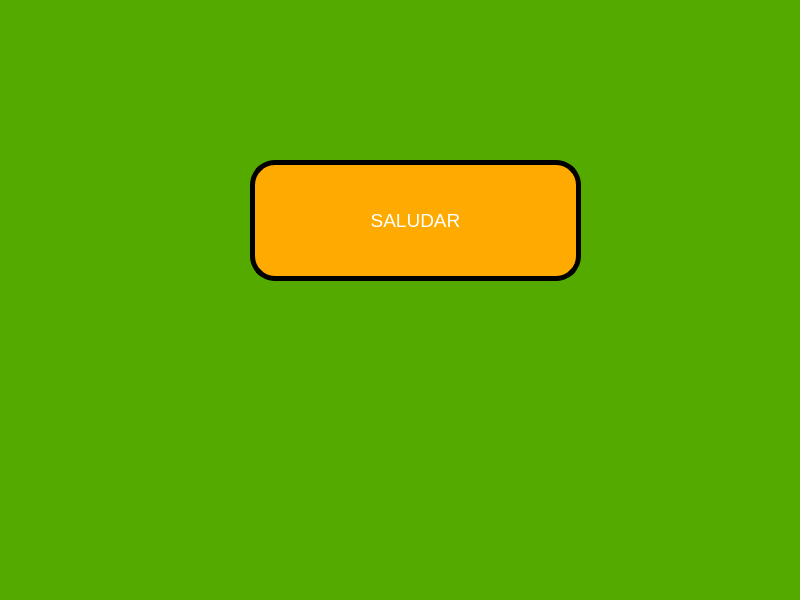
<?xml version="1.0" encoding="UTF-8"?>
<ui version="4.0">
 <class>MainWindow</class>
 <widget class="QMainWindow" name="MainWindow">
  <property name="geometry">
   <rect>
    <x>0</x>
    <y>0</y>
    <width>800</width>
    <height>600</height>
   </rect>
  </property>
  <property name="windowTitle">
   <string>MainWindow</string>
  </property>
  <property name="styleSheet">
   <string notr="true">background-color: rgb(85, 170, 0);</string>
  </property>
  <widget class="QWidget" name="centralwidget">
   <widget class="QPushButton" name="btn_saludar">
    <property name="geometry">
     <rect>
      <x>250</x>
      <y>160</y>
      <width>331</width>
      <height>121</height>
     </rect>
    </property>
    <property name="font">
     <font>
      <pointsize>14</pointsize>
     </font>
    </property>
    <property name="styleSheet">
     <string notr="true">background-color: rgb(170, 85, 255);
background-color: rgb(255, 170, 0);
color: rgb(255, 255, 255);
border-radius: 25px;
border:  5px solid black;</string>
    </property>
    <property name="text">
     <string>SALUDAR</string>
    </property>
   </widget>
  </widget>
  <widget class="QMenuBar" name="menubar">
   <property name="geometry">
    <rect>
     <x>0</x>
     <y>0</y>
     <width>800</width>
     <height>26</height>
    </rect>
   </property>
  </widget>
  <widget class="QStatusBar" name="statusbar"/>
 </widget>
 <resources/>
 <connections/>
</ui>
